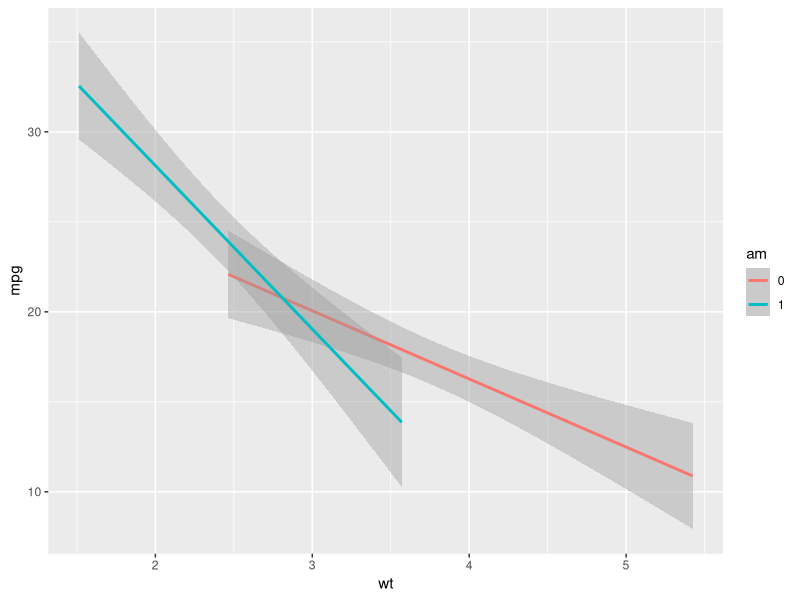

The R source for this figure:
library(ggplot2)
mtcars$am <- as.factor(mtcars$am)

my_plot <- ggplot(mtcars, aes(x = wt, y = mpg, col = am)) + 
  geom_smooth(method='lm')